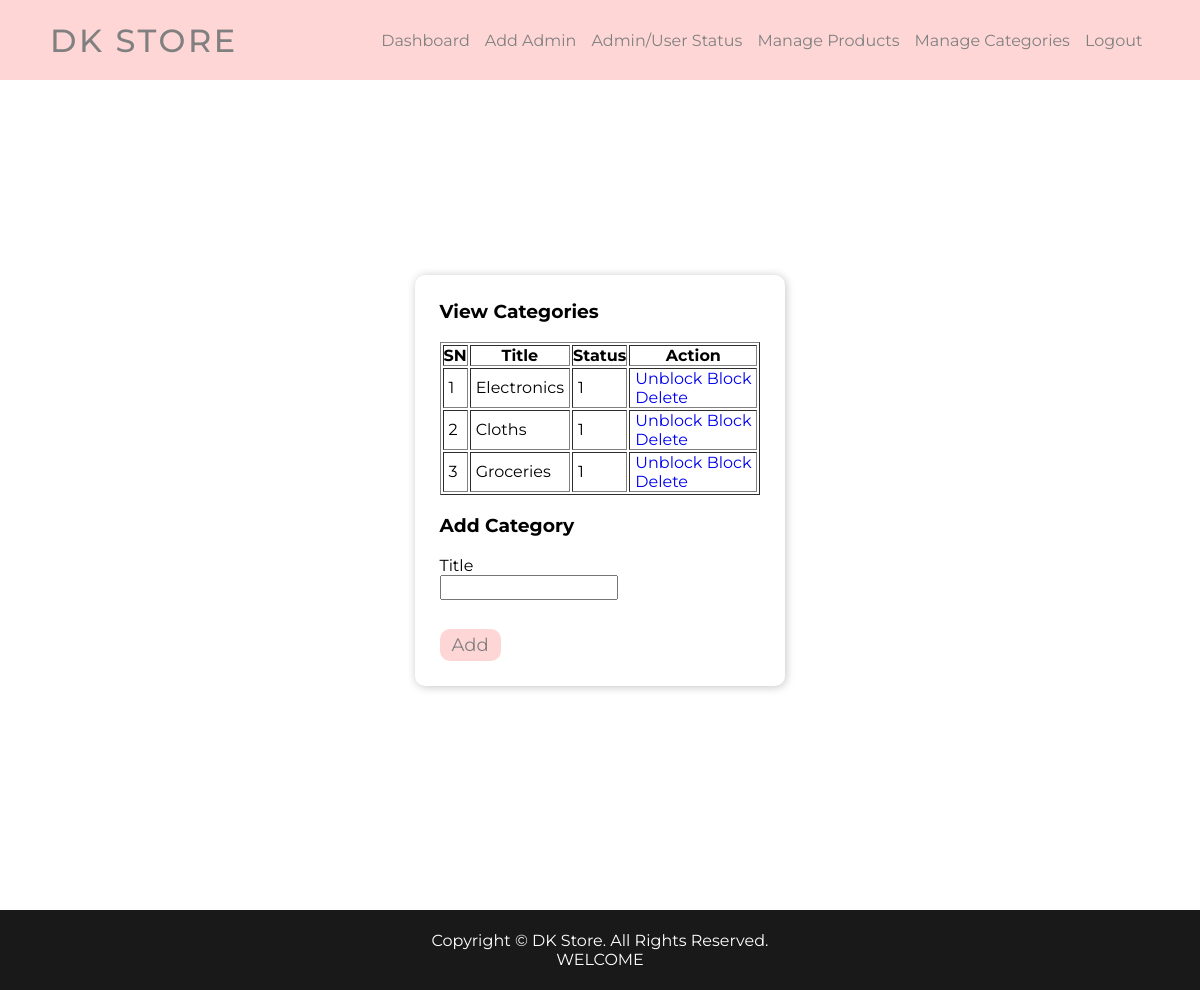
The page /admin/Categories.php (signed in) on the database its author committed.
### tables this page shows
CREATE TABLE `tbl_categories` (
  `id` int(11) NOT NULL,
  `category_name` varchar(100) DEFAULT NULL,
  `status` tinyint(1) DEFAULT 1
);

### admin/Categories.php (the view, shortened to what this page needs)
<?php
    require_once '../Connection.php';
    $error = [];
    $categories = [];
    try {
        $sql = "select * from tbl_categories";
        $result = mysqli_query($connection, $sql);
        if(mysqli_num_rows($result) > 0) {
            while($row = mysqli_fetch_assoc($result)) {
                array_push($categories, $row);
            }
        }
    } catch(Exception $e) {
        $error['database'] = $e -> getMessage();
    }
?>
<html>
    <head>
        <link rel="stylesheet" href="../Style.css">
        <link rel="stylesheet" href="https://pro.fontawesome.com/releases/v5.10.0/css/all.css">
    </head>
    <body>
        <div class="header">
            <?php require 'AdminNavigation.php'; ?>
        </div>
        <div class="container">
            <div class="contact-container">
                <h3>View Categories</h3><br>
                <table border="1">
                    <tr>
                        <th>SN</th>
                        <th>Title</th>
                        <th>Status</th>
                        <th>Action</th>
                    </tr>
                    <?php foreach($categories as $key => $data) { ?>
                        <tr>
                            <td><?php echo $key + 1 ?></td>
                            <td><?php echo $data['category_name']; ?></td>
                            <td><?php echo $data['status']; ?></td>
                            <td>
                                <a href="unblock.php?id=<?php echo $data['id']; ?>&type=category" onclick="return confirm('Unblock category?');">Unblock</a>
                                <a href="block.php?id=<?php echo $data['id']; ?>&type=category" onclick="return confirm('Block category?');">Block</a><br>
                                <a href="delete.php?id=<?php echo $data['id']; ?>&type=category" onclick="return confirm('Delete category?');">Delete</a>
                            </td>
                        </tr>
                    <?php } ?>
                </table><br>
                <h3>Add Category</h3><br>
                <form action="<?php echo $_SERVER['PHP_SELF']; ?>" method="post">
                    <div class="items title">
                        <label for="title">Title</label><br>
                        <input type="text" name="title" id="title">
                    </div>
                    <?php echo displayError($error, 'title'); ?><br>
                    <div class="items btnSubmit">
                        <button type="submit" name="submit" id="submit">Add</button>
                    </div>
                </form>
            </div>
        </div>
        <footer class="footer">
            <center>
                <p>Copyright &copy DK </a> Store. All Rights Reserved.</p>
                <p>WELCOME</p>
            </center>
        </footer>
    </body>
</html>

### Style.css (style rules this page uses)
* { margin: 0; padding: 0; box-sizing: border-box; font-family: 'Montserrat', sans-serif; }
body { min-height: 100vh; }
.container { display: flex; flex-direction: column; justify-content: center; align-items: center; min-height: 100vh; }
.contact-container { padding: 25px; border-radius: 10px; box-shadow: 1px 1px 10px rgba(0, 0, 0, 0.23); margin: 50px 0; }
.footer { display: flex; color: #fff; justify-content: center; align-items: center; background-color: rgba(0, 0, 0, 0.9); margin-top: 30px; height: 10vh; }
label { text-transform: capitalize; }
input { padding: 2.5px; }
td { padding: 0 5px; }
a { text-decoration: none; }
button, .btn { background-color: #ffd6d6; color: grey; border: none; font-size: 18px; border-radius: 10px; padding: 5px 12px; cursor: pointer; margin: 10px 0 0 0; }

### rows shown on the page
tbl_categories: category_name "Electronics", status "1"
tbl_categories: category_name "Cloths", status "1"
tbl_categories: category_name "Groceries", status "1"
